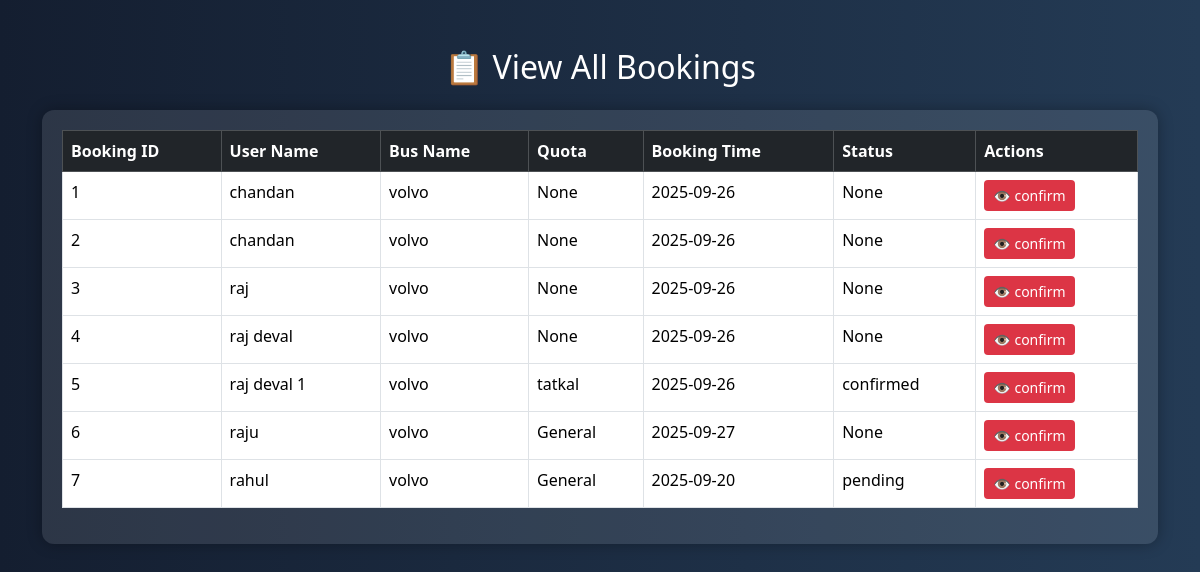
Page /bookin_view/ (signed in) on the committed database.
### myapp/models.py (models this page shows, shortened)
class booknowtbl(models.Model):
    id = models.AutoField(primary_key=True)
    busname=models.CharField(max_length=100)
    dtime=models.CharField(max_length=100)
    source=models.CharField(max_length=100)
    destination=models.CharField(max_length=100)
    name=models.CharField(max_length=100)
    mobile=models.CharField(max_length=100)
    email=models.CharField(max_length=100)
    jdate=models.CharField(max_length=100)
    quota=models.CharField(max_length=100,null=True)
    status=models.CharField(max_length=100,null=True)

### myapp/views.py (the view)
# urls.py: path('bookin_view/',views.bookin_view,),
def bookin_view(request):
    sesid=request.session.get('user')
    if not sesid:
        return redirect('../adminpanel')
    data=booknowtbl.objects.all()
    return render(request,"Adminpanel/bookin_view.html",{'show':data})

### templates/Adminpanel/bookin_view.html (shortened to what this page needs)
<!DOCTYPE html>
<html lang="en">
<head>
  <link href="https://cdn.jsdelivr.net/npm/bootstrap@5.3.2/dist/css/bootstrap.min.css" rel="stylesheet">
</head>
<body>
  <div class="container py-5">
    <h2 class="text-center mb-4">📋 View All Bookings</h2>
    <div class="table-box">
      <table class="table table-bordered table-hover">
        <thead class="table-dark">
          <tr>
            <th>Booking ID</th>
            <th>User Name</th>
            <th>Bus Name</th>
            <th>Quota</th>
            <th>Booking Time</th>
            <th>Status</th>
            <th>Actions</th>
          </tr>
        </thead>
        <tbody>
          {% for x in show %}
          <tr>
            <td>{{ x.id }}</td>
            <td>{{ x.name }}</td>
            <td>{{ x.busname }}</td>
            <td>{{ x.quota }}</td>
            <td>{{ x.jdate }}</td>
            <td>{{x.status}}</td>
            <td>
              <a  href="../confirmcode/{{x.id}}" class="btn btn-sm btn-delete">👁️ confirm</a>
            </td>
          </tr>
          {% endfor %}
        </tbody>
      </table>
    </div>
  </div>
</body>
</html>

### templates/Adminpanel/bookin_view.html (style rules this page uses)
body { background: linear-gradient(to right, #141e30, #243b55); color: white; font-family: 'Segoe UI', sans-serif; }
.table-box { background-color: rgba(255,255,255,0.1); padding: 20px; border-radius: 12px; box-shadow: 0 0 15px rgba(0,0,0,0.3); }
table { color: white; }
.btn-delete { background-color: #dc3545; color: white; }

### rows in the picture
booknowtbl: id "1", name "chandan", busname "volvo", quota "None", jdate "2025-09-26", status "None"
booknowtbl: id "2", name "chandan", busname "volvo", quota "None", jdate "2025-09-26", status "None"
booknowtbl: id "3", name "raj", busname "volvo", quota "None", jdate "2025-09-26", status "None"
booknowtbl: id "4", name "raj deval", busname "volvo", quota "None", jdate "2025-09-26", status "None"
booknowtbl: id "5", name "raj deval 1", busname "volvo", quota "tatkal", jdate "2025-09-26", status "confirmed"
booknowtbl: id "6", name "raju", busname "volvo", quota "General", jdate "2025-09-27", status "None"
booknowtbl: id "7", name "rahul", busname "volvo", quota "General", jdate "2025-09-20", status "pending"
